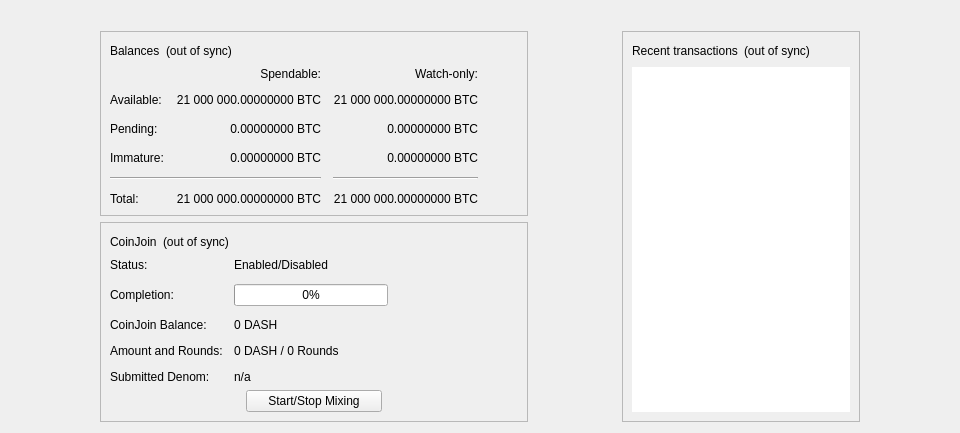
<?xml version="1.0" encoding="UTF-8"?>
<ui version="4.0">
 <class>OverviewPage</class>
 <widget class="QWidget" name="OverviewPage">
  <property name="geometry">
   <rect>
    <x>0</x>
    <y>0</y>
    <width>798</width>
    <height>318</height>
   </rect>
  </property>
  <property name="minimumSize">
   <size>
    <width>960</width>
    <height>0</height>
   </size>
  </property>
  <property name="windowTitle">
   <string>Form</string>
  </property>
  <layout class="QVBoxLayout" name="topLayout">
   <item>
    <widget class="QLabel" name="labelAlerts">
     <property name="visible">
      <bool>false</bool>
     </property>
     <property name="wordWrap">
      <bool>true</bool>
     </property>
     <property name="margin">
      <number>3</number>
     </property>
     <property name="textInteractionFlags">
      <set>Qt::TextSelectableByMouse</set>
     </property>
    </widget>
   </item>
   <item>
    <layout class="QHBoxLayout" name="horizontalLayout" stretch="1,0,1,0,1">
     <item>
      <spacer name="horizontalSpacerLeft">
       <property name="orientation">
        <enum>Qt::Horizontal</enum>
       </property>
       <property name="sizeType">
        <enum>QSizePolicy::Preferred</enum>
       </property>
       <property name="sizeHint" stdset="0">
        <size>
         <width>10</width>
         <height>20</height>
        </size>
       </property>
      </spacer>
     </item>
     <item>
      <layout class="QVBoxLayout" name="verticalLayout_2">
       <item>
        <widget class="QFrame" name="frame">
         <property name="frameShape">
          <enum>QFrame::StyledPanel</enum>
         </property>
         <property name="frameShadow">
          <enum>QFrame::Raised</enum>
         </property>
         <layout class="QVBoxLayout" name="verticalLayout_4">
          <item>
           <layout class="QHBoxLayout" name="horizontalLayout_4">
            <item>
             <widget class="QLabel" name="label_5">
              <property name="text">
               <string>Balances</string>
              </property>
             </widget>
            </item>
            <item>
             <widget class="QLabel" name="labelWalletStatus">
              <property name="toolTip">
               <string>The displayed information may be out of date. Your wallet automatically synchronizes with the Vivo network after a connection is established, but this process has not completed yet.</string>
              </property>
              <property name="text">
               <string notr="true">(out of sync)</string>
              </property>
              <property name="alignment">
               <set>Qt::AlignLeading|Qt::AlignLeft|Qt::AlignVCenter</set>
              </property>
             </widget>
            </item>
            <item>
             <spacer name="horizontalSpacer_3">
              <property name="orientation">
               <enum>Qt::Horizontal</enum>
              </property>
              <property name="sizeHint" stdset="0">
               <size>
                <width>40</width>
                <height>20</height>
               </size>
              </property>
             </spacer>
            </item>
           </layout>
          </item>
          <item>
           <layout class="QGridLayout" name="gridLayout">
            <property name="spacing">
             <number>12</number>
            </property>
            <item row="2" column="2">
             <widget class="QLabel" name="labelWatchPending">
              <property name="cursor">
               <cursorShape>IBeamCursor</cursorShape>
              </property>
              <property name="toolTip">
               <string>Unconfirmed transactions to watch-only addresses</string>
              </property>
              <property name="text">
               <string notr="true">0.00000000 BTC</string>
              </property>
              <property name="alignment">
               <set>Qt::AlignRight|Qt::AlignTrailing|Qt::AlignVCenter</set>
              </property>
              <property name="textInteractionFlags">
               <set>Qt::LinksAccessibleByMouse|Qt::TextSelectableByKeyboard|Qt::TextSelectableByMouse</set>
              </property>
             </widget>
            </item>
            <item row="2" column="1">
             <widget class="QLabel" name="labelUnconfirmed">
              <property name="cursor">
               <cursorShape>IBeamCursor</cursorShape>
              </property>
              <property name="toolTip">
               <string>Total of transactions that have yet to be confirmed, and do not yet count toward the spendable balance</string>
              </property>
              <property name="text">
               <string notr="true">0.00000000 BTC</string>
              </property>
              <property name="alignment">
               <set>Qt::AlignRight|Qt::AlignTrailing|Qt::AlignVCenter</set>
              </property>
              <property name="textInteractionFlags">
               <set>Qt::LinksAccessibleByMouse|Qt::TextSelectableByKeyboard|Qt::TextSelectableByMouse</set>
              </property>
             </widget>
            </item>
            <item row="3" column="2">
             <widget class="QLabel" name="labelWatchImmature">
              <property name="cursor">
               <cursorShape>IBeamCursor</cursorShape>
              </property>
              <property name="toolTip">
               <string>Mined balance in watch-only addresses that has not yet matured</string>
              </property>
              <property name="text">
               <string notr="true">0.00000000 BTC</string>
              </property>
              <property name="alignment">
               <set>Qt::AlignRight|Qt::AlignTrailing|Qt::AlignVCenter</set>
              </property>
              <property name="textInteractionFlags">
               <set>Qt::LinksAccessibleByMouse|Qt::TextSelectableByKeyboard|Qt::TextSelectableByMouse</set>
              </property>
             </widget>
            </item>
            <item row="4" column="0" colspan="2">
             <widget class="Line" name="lineSpendableBalance">
              <property name="orientation">
               <enum>Qt::Horizontal</enum>
              </property>
             </widget>
            </item>
            <item row="4" column="2">
             <widget class="Line" name="lineWatchBalance">
              <property name="sizePolicy">
               <sizepolicy hsizetype="Preferred" vsizetype="Fixed">
                <horstretch>0</horstretch>
                <verstretch>0</verstretch>
               </sizepolicy>
              </property>
              <property name="minimumSize">
               <size>
                <width>140</width>
                <height>0</height>
               </size>
              </property>
              <property name="orientation">
               <enum>Qt::Horizontal</enum>
              </property>
             </widget>
            </item>
            <item row="5" column="0">
             <widget class="QLabel" name="labelTotalText">
              <property name="text">
               <string>Total:</string>
              </property>
             </widget>
            </item>
            <item row="3" column="1">
             <widget class="QLabel" name="labelImmature">
              <property name="cursor">
               <cursorShape>IBeamCursor</cursorShape>
              </property>
              <property name="toolTip">
               <string>Mined balance that has not yet matured</string>
              </property>
              <property name="text">
               <string notr="true">0.00000000 BTC</string>
              </property>
              <property name="alignment">
               <set>Qt::AlignRight|Qt::AlignTrailing|Qt::AlignVCenter</set>
              </property>
              <property name="textInteractionFlags">
               <set>Qt::LinksAccessibleByMouse|Qt::TextSelectableByKeyboard|Qt::TextSelectableByMouse</set>
              </property>
             </widget>
            </item>
            <item row="2" column="3">
             <spacer name="horizontalSpacer_2">
              <property name="orientation">
               <enum>Qt::Horizontal</enum>
              </property>
              <property name="sizeHint" stdset="0">
               <size>
                <width>40</width>
                <height>20</height>
               </size>
              </property>
             </spacer>
            </item>
            <item row="3" column="0">
             <widget class="QLabel" name="labelImmatureText">
              <property name="text">
               <string>Immature:</string>
              </property>
             </widget>
            </item>
            <item row="5" column="1">
             <widget class="QLabel" name="labelTotal">
              <property name="cursor">
               <cursorShape>IBeamCursor</cursorShape>
              </property>
              <property name="toolTip">
               <string>Your current total balance</string>
              </property>
              <property name="text">
               <string notr="true">21 000 000.00000000 BTC</string>
              </property>
              <property name="alignment">
               <set>Qt::AlignRight|Qt::AlignTrailing|Qt::AlignVCenter</set>
              </property>
              <property name="textInteractionFlags">
               <set>Qt::LinksAccessibleByMouse|Qt::TextSelectableByKeyboard|Qt::TextSelectableByMouse</set>
              </property>
             </widget>
            </item>
            <item row="5" column="2">
             <widget class="QLabel" name="labelWatchTotal">
              <property name="cursor">
               <cursorShape>IBeamCursor</cursorShape>
              </property>
              <property name="toolTip">
               <string>Current total balance in watch-only addresses</string>
              </property>
              <property name="text">
               <string notr="true">21 000 000.00000000 BTC</string>
              </property>
              <property name="alignment">
               <set>Qt::AlignRight|Qt::AlignTrailing|Qt::AlignVCenter</set>
              </property>
              <property name="textInteractionFlags">
               <set>Qt::LinksAccessibleByMouse|Qt::TextSelectableByKeyboard|Qt::TextSelectableByMouse</set>
              </property>
             </widget>
            </item>
            <item row="0" column="2">
             <widget class="QLabel" name="labelWatchonly">
              <property name="text">
               <string>Watch-only:</string>
              </property>
              <property name="alignment">
               <set>Qt::AlignRight|Qt::AlignTrailing|Qt::AlignVCenter</set>
              </property>
             </widget>
            </item>
            <item row="1" column="0">
             <widget class="QLabel" name="labelBalanceText">
              <property name="text">
               <string>Available:</string>
              </property>
             </widget>
            </item>
            <item row="1" column="1">
             <widget class="QLabel" name="labelBalance">
              <property name="cursor">
               <cursorShape>IBeamCursor</cursorShape>
              </property>
              <property name="toolTip">
               <string>Your current spendable balance</string>
              </property>
              <property name="text">
               <string notr="true">21 000 000.00000000 BTC</string>
              </property>
              <property name="alignment">
               <set>Qt::AlignRight|Qt::AlignTrailing|Qt::AlignVCenter</set>
              </property>
              <property name="textInteractionFlags">
               <set>Qt::LinksAccessibleByMouse|Qt::TextSelectableByKeyboard|Qt::TextSelectableByMouse</set>
              </property>
             </widget>
            </item>
            <item row="1" column="2">
             <widget class="QLabel" name="labelWatchAvailable">
              <property name="cursor">
               <cursorShape>IBeamCursor</cursorShape>
              </property>
              <property name="toolTip">
               <string>Your current balance in watch-only addresses</string>
              </property>
              <property name="text">
               <string notr="true">21 000 000.00000000 BTC</string>
              </property>
              <property name="alignment">
               <set>Qt::AlignRight|Qt::AlignTrailing|Qt::AlignVCenter</set>
              </property>
              <property name="textInteractionFlags">
               <set>Qt::LinksAccessibleByMouse|Qt::TextSelectableByKeyboard|Qt::TextSelectableByMouse</set>
              </property>
             </widget>
            </item>
            <item row="2" column="0">
             <widget class="QLabel" name="labelPendingText">
              <property name="text">
               <string>Pending:</string>
              </property>
             </widget>
            </item>
            <item row="0" column="1">
             <widget class="QLabel" name="labelSpendable">
              <property name="text">
               <string>Spendable:</string>
              </property>
              <property name="alignment">
               <set>Qt::AlignRight|Qt::AlignTrailing|Qt::AlignVCenter</set>
              </property>
             </widget>
            </item>
           </layout>
          </item>
         </layout>
        </widget>
       </item>
       <item>
        <widget class="QFrame" name="frameCoinJoin">
         <property name="layoutDirection">
          <enum>Qt::LeftToRight</enum>
         </property>
         <property name="frameShape">
          <enum>QFrame::StyledPanel</enum>
         </property>
         <property name="frameShadow">
          <enum>QFrame::Raised</enum>
         </property>
         <layout class="QVBoxLayout" name="VerticalLayout_PS1">
          <item>
           <layout class="QHBoxLayout" name="horizontalLayout_5">
            <item>
             <widget class="QLabel" name="labelCoinJoinHeader">
              <property name="text">
               <string notr="true">CoinJoin</string>
              </property>
             </widget>
            </item>
            <item>
             <widget class="QLabel" name="labelCoinJoinSyncStatus">
              <property name="toolTip">
               <string>The displayed information may be out of date. Your wallet automatically synchronizes with the Vivo network after a connection is established, but this process has not completed yet.</string>
              </property>
              <property name="text">
               <string notr="true">(out of sync)</string>
              </property>
              <property name="alignment">
               <set>Qt::AlignLeading|Qt::AlignLeft|Qt::AlignVCenter</set>
              </property>
             </widget>
            </item>
            <item>
             <spacer name="horizontalSpacer_4">
              <property name="orientation">
               <enum>Qt::Horizontal</enum>
              </property>
              <property name="sizeHint" stdset="0">
               <size>
                <width>40</width>
                <height>20</height>
               </size>
              </property>
             </spacer>
            </item>
           </layout>
          </item>
          <item>
           <layout class="QFormLayout" name="coinJoinFormLayout">
            <property name="fieldGrowthPolicy">
             <enum>QFormLayout::AllNonFixedFieldsGrow</enum>
            </property>
            <property name="horizontalSpacing">
             <number>11</number>
            </property>
            <property name="verticalSpacing">
             <number>12</number>
            </property>
            <item row="0" column="0">
             <widget class="QLabel" name="labelCoinJoinEnabledText">
              <property name="text">
               <string>Status:</string>
              </property>
             </widget>
            </item>
            <item row="0" column="1">
             <widget class="QLabel" name="labelCoinJoinEnabled">
              <property name="text">
               <string>Enabled/Disabled</string>
              </property>
             </widget>
            </item>
            <item row="1" column="0">
             <widget class="QLabel" name="labelCompletitionText">
              <property name="text">
               <string>Completion:</string>
              </property>
             </widget>
            </item>
            <item row="1" column="1">
             <widget class="QProgressBar" name="coinJoinProgress">
              <property name="maximumSize">
               <size>
                <width>154</width>
                <height>16777215</height>
               </size>
              </property>
              <property name="value">
               <number>0</number>
              </property>
             </widget>
            </item>
            <item row="2" column="0">
             <widget class="QLabel" name="labelAnonymizedText">
              <property name="text">
               <string notr="true">CoinJoin Balance:</string>
              </property>
             </widget>
            </item>
            <item row="2" column="1">
             <widget class="QLabel" name="labelAnonymized">
              <property name="text">
               <string notr="true">0 DASH</string>
              </property>
             </widget>
            </item>
            <item row="3" column="0">
             <widget class="QLabel" name="labelAmountAndRoundsText">
              <property name="text">
               <string>Amount and Rounds:</string>
              </property>
             </widget>
            </item>
            <item row="3" column="1">
             <widget class="QLabel" name="labelAmountRounds">
              <property name="text">
               <string>0 DASH / 0 Rounds</string>
              </property>
             </widget>
            </item>
            <item row="4" column="0">
             <widget class="QLabel" name="labelSubmittedDenomText">
              <property name="text">
               <string>Submitted Denom:</string>
              </property>
             </widget>
            </item>
            <item row="4" column="1">
             <widget class="QLabel" name="labelSubmittedDenom">
              <property name="toolTip">
               <string>The denominations you submitted to the Masternode.&lt;br&gt;To mix, other users must submit the exact same denominations.</string>
              </property>
              <property name="text">
               <string>n/a</string>
              </property>
              <property name="wordWrap">
               <bool>true</bool>
              </property>
             </widget>
            </item>
           </layout>
          </item>
          <item>
           <layout class="QVBoxLayout" name="VerticalLayout_PS">
            <item>
             <layout class="QHBoxLayout" name="horizontalLayout_3">
              <property name="topMargin">
               <number>0</number>
              </property>
              <item>
               <spacer name="horizontalSpacer_5">
                <property name="orientation">
                 <enum>Qt::Horizontal</enum>
                </property>
                <property name="sizeHint" stdset="0">
                 <size>
                  <width>40</width>
                  <height>20</height>
                 </size>
                </property>
               </spacer>
              </item>
              <item>
               <widget class="QPushButton" name="toggleCoinJoin">
                <property name="sizePolicy">
                 <sizepolicy hsizetype="MinimumExpanding" vsizetype="Fixed">
                  <horstretch>0</horstretch>
                  <verstretch>0</verstretch>
                 </sizepolicy>
                </property>
                <property name="text">
                 <string>Start/Stop Mixing</string>
                </property>
               </widget>
              </item>
              <item>
               <spacer name="horizontalSpacer_6">
                <property name="orientation">
                 <enum>Qt::Horizontal</enum>
                </property>
                <property name="sizeHint" stdset="0">
                 <size>
                  <width>40</width>
                  <height>20</height>
                 </size>
                </property>
               </spacer>
              </item>
             </layout>
            </item>
            <item>
             <spacer name="verticalSpacer_3">
              <property name="orientation">
               <enum>Qt::Vertical</enum>
              </property>
              <property name="sizeHint" stdset="0">
               <size>
                <width>20</width>
                <height>40</height>
               </size>
              </property>
             </spacer>
            </item>
           </layout>
          </item>
         </layout>
        </widget>
       </item>
       <item>
        <spacer name="verticalSpacer">
         <property name="orientation">
          <enum>Qt::Vertical</enum>
         </property>
         <property name="sizeHint" stdset="0">
          <size>
           <width>20</width>
           <height>40</height>
          </size>
         </property>
        </spacer>
       </item>
      </layout>
     </item>
     <item>
      <spacer name="horizontalSpacerCenter">
       <property name="orientation">
        <enum>Qt::Horizontal</enum>
       </property>
       <property name="sizeHint" stdset="0">
        <size>
         <width>10</width>
         <height>20</height>
        </size>
       </property>
      </spacer>
     </item>
     <item>
      <layout class="QVBoxLayout" name="verticalLayout_3">
       <item>
        <widget class="QFrame" name="frame_2">
         <property name="frameShape">
          <enum>QFrame::StyledPanel</enum>
         </property>
         <property name="frameShadow">
          <enum>QFrame::Raised</enum>
         </property>
         <layout class="QVBoxLayout" name="verticalLayout">
          <item>
           <layout class="QHBoxLayout" name="horizontalLayout_2">
            <item>
             <widget class="QLabel" name="label_4">
              <property name="text">
               <string>Recent transactions</string>
              </property>
             </widget>
            </item>
            <item>
             <widget class="QLabel" name="labelTransactionsStatus">
              <property name="toolTip">
               <string>The displayed information may be out of date. Your wallet automatically synchronizes with the Vivo network after a connection is established, but this process has not completed yet.</string>
              </property>
              <property name="text">
               <string notr="true">(out of sync)</string>
              </property>
              <property name="alignment">
               <set>Qt::AlignLeading|Qt::AlignLeft|Qt::AlignVCenter</set>
              </property>
             </widget>
            </item>
            <item>
             <spacer name="horizontalSpacer">
              <property name="orientation">
               <enum>Qt::Horizontal</enum>
              </property>
              <property name="sizeHint" stdset="0">
               <size>
                <width>40</width>
                <height>20</height>
               </size>
              </property>
             </spacer>
            </item>
           </layout>
          </item>
          <item>
           <widget class="TransactionOverviewWidget" name="listTransactions">
            <property name="frameShape">
             <enum>QFrame::NoFrame</enum>
            </property>
            <property name="verticalScrollBarPolicy">
             <enum>Qt::ScrollBarAlwaysOff</enum>
            </property>
            <property name="horizontalScrollBarPolicy">
             <enum>Qt::ScrollBarAlwaysOff</enum>
            </property>
            <property name="sizeAdjustPolicy">
             <enum>QAbstractScrollArea::AdjustToContents</enum>
            </property>
            <property name="selectionMode">
             <enum>QAbstractItemView::NoSelection</enum>
            </property>
            <property name="uniformItemSizes">
             <bool>true</bool>
            </property>
           </widget>
          </item>
         </layout>
        </widget>
       </item>
      </layout>
     </item>
     <item>
      <spacer name="horizontalSpacerRight">
       <property name="orientation">
        <enum>Qt::Horizontal</enum>
       </property>
       <property name="sizeType">
        <enum>QSizePolicy::Preferred</enum>
       </property>
       <property name="sizeHint" stdset="0">
        <size>
         <width>10</width>
         <height>20</height>
        </size>
       </property>
      </spacer>
     </item>
    </layout>
   </item>
  </layout>
 </widget>
 <customwidgets>
  <customwidget>
   <class>TransactionOverviewWidget</class>
   <extends>QListView</extends>
   <header>qt/transactionoverviewwidget.h</header>
  </customwidget>
 </customwidgets>
 <resources/>
 <connections/>
</ui>
